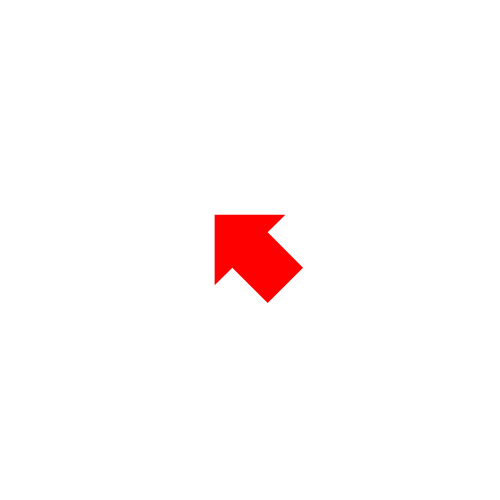
Frame 1 (no input)
Frame 60 (no input): identical to frame 1, image omitted
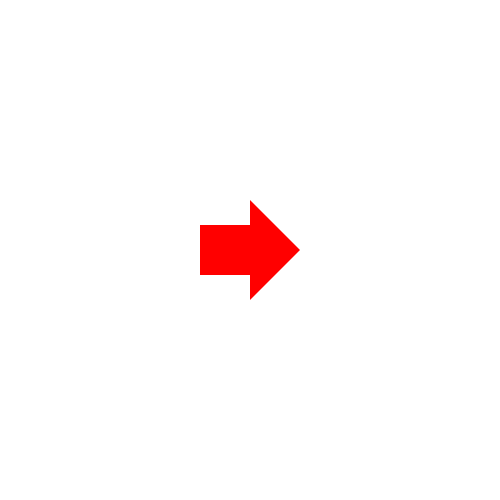
Frame 120 (the mouse pressed at the canvas centre since frame 60)

The p5.js sketch that drew these frames (run headless with seeded random() and noise() and a simulated clock; from frame 60 on, the mouse is pressed at the canvas centre):

// p5.js sketch
// ── sketch.js
function rotateArrow(position, color) {
  const adjacent =  mouseX - position[0] 
  const opposite = mouseY - position[1]
  const angle  = atan2(opposite, adjacent)
  fill(...color)
  const arrow = new Arrow(position[0], position[1], angle)
  arrow.drawArrow()
}


function rotateArrowMouse() {
  const adjacent =  250 - mouseX
  const opposite = 250 - mouseY
  const angle  = atan2(opposite, adjacent)
  const arrow = new Arrow(mouseX, mouseY, angle)
  arrow.drawArrow()
}


function rotateArrowCorner() {
  const adjacent =  mouseX
  const opposite = mouseY
  const angle  = atan2(opposite, adjacent)
  const arrow = new Arrow(mouseX, mouseY, angle  - 180)
  arrow.drawArrow()
}

function randCol() {
  return [random(0, 255), random(0, 255), random(0, 255)]
}

function randPosition() {
  return [random(0, 500), random(0, 500)]
}

let positions = []
let colors = []

function setup(){

  for(let i = 0; i < 10; i++) {
    positions.push(randPosition())
    colors.push(randCol())

  }

}

function draw() {
  createCanvas(500, 500)
  angleMode(DEGREES)

  // for(let i = 0; i < positions.length; i++) {
  //   rotateArrow(positions[i], colors[i])
  // }
  
  rotateArrow([250, 250], [255, 0, 0])
  
}



// ── Arrow.js
//Arrow class
class Arrow {
	constructor(x, y, rotation) {
		//x and y properties of arrow
		this.x = x;
		this.y = y;
		//rotation of arrow
		this.rotation = rotation;
	}
	//function to draw the arrow
	drawArrow() {
		push();

		this.calcDistance()

		//translate from the top left corner to x and y of object
		translate(this.x, this.y);
		//rotate by rotation value of object
		rotate(this.rotation);
		// line(-50, -25, 0, -25);
		// line(0, -25, 0, -50);
		// line(0, -50, 50, 0);
		// line(50, 0, 0, 50);
		// line(0, 50, 0, 25);
		// line(0, 25, -50, 25);
		// line(-50, 25, -50, -25);

		noStroke()
		beginShape()
		vertex(-50, -25)
		vertex(0, -25)
		vertex(0, -50)
		vertex(50, 0)
		vertex(0, 50)
		vertex(0, 25)
		vertex(-50, 25)
		vertex(-50, -25)
		endShape()
		pop();
		
	}

	calcDistance() {
		const x1 = this.x
		const y1 = this.y

		const x2 = mouseX
		const y2 = mouseY

		const dx = x2 - x1
		const dy = y2 - y1

		const leng = Math.sqrt((dx * dx) + (dy * dy))

		console.log(leng)
	}
	

}
